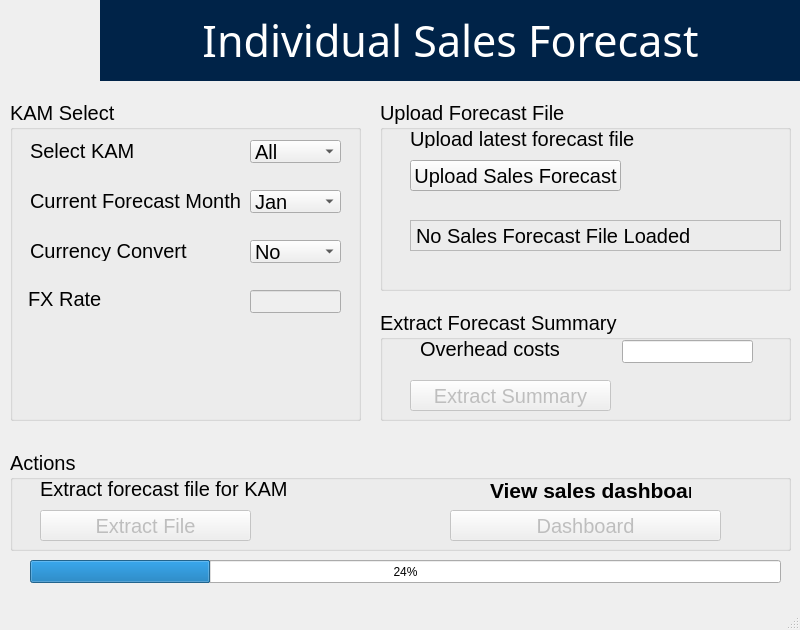
<?xml version="1.0" encoding="UTF-8"?>
<ui version="4.0">
 <class>individual_forecast</class>
 <widget class="QMainWindow" name="individual_forecast">
  <property name="geometry">
   <rect>
    <x>0</x>
    <y>0</y>
    <width>800</width>
    <height>630</height>
   </rect>
  </property>
  <property name="minimumSize">
   <size>
    <width>800</width>
    <height>600</height>
   </size>
  </property>
  <property name="maximumSize">
   <size>
    <width>800</width>
    <height>640</height>
   </size>
  </property>
  <property name="windowTitle">
   <string>MainWindow</string>
  </property>
  <widget class="QWidget" name="centralwidget">
   <widget class="QLabel" name="app_title">
    <property name="geometry">
     <rect>
      <x>100</x>
      <y>0</y>
      <width>701</width>
      <height>81</height>
     </rect>
    </property>
    <property name="maximumSize">
     <size>
      <width>16777215</width>
      <height>16777215</height>
     </size>
    </property>
    <property name="font">
     <font>
      <family>MS Reference Sans Serif</family>
      <pointsize>32</pointsize>
      <weight>50</weight>
      <bold>false</bold>
      <kerning>true</kerning>
     </font>
    </property>
    <property name="styleSheet">
     <string notr="true">background-color: rgb(0, 35, 72);
color: rgb(255, 255, 255);</string>
    </property>
    <property name="frameShape">
     <enum>QFrame::NoFrame</enum>
    </property>
    <property name="frameShadow">
     <enum>QFrame::Plain</enum>
    </property>
    <property name="midLineWidth">
     <number>0</number>
    </property>
    <property name="text">
     <string>Individual Sales Forecast</string>
    </property>
    <property name="textFormat">
     <enum>Qt::PlainText</enum>
    </property>
    <property name="alignment">
     <set>Qt::AlignCenter</set>
    </property>
    <property name="wordWrap">
     <bool>false</bool>
    </property>
   </widget>
   <widget class="QLabel" name="label">
    <property name="geometry">
     <rect>
      <x>0</x>
      <y>0</y>
      <width>101</width>
      <height>81</height>
     </rect>
    </property>
    <property name="text">
     <string/>
    </property>
    <property name="pixmap">
     <pixmap>Images/DoehlerLogo.png</pixmap>
    </property>
    <property name="scaledContents">
     <bool>true</bool>
    </property>
   </widget>
   <widget class="QGroupBox" name="selection_box">
    <property name="geometry">
     <rect>
      <x>10</x>
      <y>100</y>
      <width>351</width>
      <height>321</height>
     </rect>
    </property>
    <property name="font">
     <font>
      <pointsize>15</pointsize>
     </font>
    </property>
    <property name="title">
     <string>KAM Select</string>
    </property>
    <widget class="QLabel" name="kam_label">
     <property name="geometry">
      <rect>
       <x>20</x>
       <y>40</y>
       <width>161</width>
       <height>21</height>
      </rect>
     </property>
     <property name="font">
      <font>
       <pointsize>15</pointsize>
      </font>
     </property>
     <property name="text">
      <string>Select KAM</string>
     </property>
    </widget>
    <widget class="QComboBox" name="kam_box">
     <property name="geometry">
      <rect>
       <x>240</x>
       <y>40</y>
       <width>91</width>
       <height>23</height>
      </rect>
     </property>
     <property name="font">
      <font>
       <pointsize>15</pointsize>
      </font>
     </property>
     <item>
      <property name="text">
       <string>All</string>
      </property>
     </item>
     <item>
      <property name="text">
       <string>Seiichi Hiyoshi</string>
      </property>
     </item>
     <item>
      <property name="text">
       <string>Takao Yamamoto</string>
      </property>
     </item>
     <item>
      <property name="text">
       <string>Yasuhiko Suzuki</string>
      </property>
     </item>
     <item>
      <property name="text">
       <string>Kota Takahashi</string>
      </property>
     </item>
    </widget>
    <widget class="QComboBox" name="month_box">
     <property name="geometry">
      <rect>
       <x>240</x>
       <y>90</y>
       <width>91</width>
       <height>23</height>
      </rect>
     </property>
     <property name="font">
      <font>
       <pointsize>15</pointsize>
      </font>
     </property>
     <item>
      <property name="text">
       <string>Jan</string>
      </property>
     </item>
     <item>
      <property name="text">
       <string>Feb</string>
      </property>
     </item>
     <item>
      <property name="text">
       <string>Mar</string>
      </property>
     </item>
     <item>
      <property name="text">
       <string>Apr</string>
      </property>
     </item>
     <item>
      <property name="text">
       <string>May</string>
      </property>
     </item>
     <item>
      <property name="text">
       <string>Jun</string>
      </property>
     </item>
     <item>
      <property name="text">
       <string>Jul</string>
      </property>
     </item>
     <item>
      <property name="text">
       <string>Aug</string>
      </property>
     </item>
     <item>
      <property name="text">
       <string>Sep</string>
      </property>
     </item>
     <item>
      <property name="text">
       <string>Oct</string>
      </property>
     </item>
     <item>
      <property name="text">
       <string>Nov</string>
      </property>
     </item>
     <item>
      <property name="text">
       <string>Dec</string>
      </property>
     </item>
    </widget>
    <widget class="QLabel" name="month_label">
     <property name="geometry">
      <rect>
       <x>20</x>
       <y>90</y>
       <width>221</width>
       <height>21</height>
      </rect>
     </property>
     <property name="font">
      <font>
       <pointsize>15</pointsize>
      </font>
     </property>
     <property name="text">
      <string>Current Forecast Month</string>
     </property>
    </widget>
    <widget class="QLabel" name="currency_label">
     <property name="geometry">
      <rect>
       <x>20</x>
       <y>140</y>
       <width>181</width>
       <height>21</height>
      </rect>
     </property>
     <property name="font">
      <font>
       <pointsize>15</pointsize>
      </font>
     </property>
     <property name="text">
      <string>Currency Convert</string>
     </property>
    </widget>
    <widget class="QComboBox" name="currency_box">
     <property name="geometry">
      <rect>
       <x>240</x>
       <y>140</y>
       <width>91</width>
       <height>23</height>
      </rect>
     </property>
     <property name="font">
      <font>
       <pointsize>15</pointsize>
      </font>
     </property>
     <item>
      <property name="text">
       <string>No</string>
      </property>
     </item>
     <item>
      <property name="text">
       <string>Yes</string>
      </property>
     </item>
    </widget>
    <widget class="QLabel" name="fx_label">
     <property name="geometry">
      <rect>
       <x>18</x>
       <y>190</y>
       <width>141</width>
       <height>18</height>
      </rect>
     </property>
     <property name="font">
      <font>
       <pointsize>15</pointsize>
      </font>
     </property>
     <property name="text">
      <string>FX Rate</string>
     </property>
    </widget>
    <widget class="QLineEdit" name="fx_edit">
     <property name="enabled">
      <bool>false</bool>
     </property>
     <property name="geometry">
      <rect>
       <x>240</x>
       <y>190</y>
       <width>91</width>
       <height>23</height>
      </rect>
     </property>
     <property name="text">
      <string/>
     </property>
    </widget>
   </widget>
   <widget class="QGroupBox" name="actions_box">
    <property name="geometry">
     <rect>
      <x>10</x>
      <y>450</y>
      <width>781</width>
      <height>101</height>
     </rect>
    </property>
    <property name="font">
     <font>
      <pointsize>15</pointsize>
     </font>
    </property>
    <property name="title">
     <string>Actions</string>
    </property>
    <widget class="QLabel" name="extract_label">
     <property name="geometry">
      <rect>
       <x>30</x>
       <y>30</y>
       <width>291</width>
       <height>18</height>
      </rect>
     </property>
     <property name="text">
      <string>Extract forecast file for KAM</string>
     </property>
    </widget>
    <widget class="QPushButton" name="extract_button">
     <property name="enabled">
      <bool>false</bool>
     </property>
     <property name="geometry">
      <rect>
       <x>30</x>
       <y>60</y>
       <width>211</width>
       <height>31</height>
      </rect>
     </property>
     <property name="text">
      <string>Extract File</string>
     </property>
    </widget>
    <widget class="QLabel" name="dashboard_label">
     <property name="geometry">
      <rect>
       <x>480</x>
       <y>30</y>
       <width>201</width>
       <height>20</height>
      </rect>
     </property>
     <property name="font">
      <font>
       <pointsize>16</pointsize>
       <weight>75</weight>
       <bold>true</bold>
      </font>
     </property>
     <property name="text">
      <string>View sales dashboard</string>
     </property>
    </widget>
    <widget class="QPushButton" name="dashboard_button">
     <property name="enabled">
      <bool>false</bool>
     </property>
     <property name="geometry">
      <rect>
       <x>440</x>
       <y>60</y>
       <width>271</width>
       <height>31</height>
      </rect>
     </property>
     <property name="text">
      <string>Dashboard</string>
     </property>
    </widget>
   </widget>
   <widget class="QGroupBox" name="upload_box">
    <property name="geometry">
     <rect>
      <x>380</x>
      <y>100</y>
      <width>411</width>
      <height>191</height>
     </rect>
    </property>
    <property name="font">
     <font>
      <pointsize>15</pointsize>
     </font>
    </property>
    <property name="title">
     <string>Upload Forecast File</string>
    </property>
    <widget class="QLabel" name="upload_label">
     <property name="geometry">
      <rect>
       <x>30</x>
       <y>30</y>
       <width>491</width>
       <height>18</height>
      </rect>
     </property>
     <property name="text">
      <string>Upload latest forecast file</string>
     </property>
    </widget>
    <widget class="QLabel" name="uploaded_label">
     <property name="geometry">
      <rect>
       <x>30</x>
       <y>120</y>
       <width>371</width>
       <height>31</height>
      </rect>
     </property>
     <property name="font">
      <font>
       <pointsize>15</pointsize>
      </font>
     </property>
     <property name="frameShape">
      <enum>QFrame::StyledPanel</enum>
     </property>
     <property name="text">
      <string>No Sales Forecast File Loaded</string>
     </property>
    </widget>
    <widget class="QPushButton" name="upload_button">
     <property name="geometry">
      <rect>
       <x>30</x>
       <y>60</y>
       <width>211</width>
       <height>31</height>
      </rect>
     </property>
     <property name="text">
      <string>Upload Sales Forecast</string>
     </property>
    </widget>
   </widget>
   <widget class="QGroupBox" name="forecast_box">
    <property name="geometry">
     <rect>
      <x>380</x>
      <y>310</y>
      <width>411</width>
      <height>111</height>
     </rect>
    </property>
    <property name="font">
     <font>
      <pointsize>15</pointsize>
     </font>
    </property>
    <property name="title">
     <string>Extract Forecast Summary</string>
    </property>
    <widget class="QLabel" name="overhead_label">
     <property name="geometry">
      <rect>
       <x>40</x>
       <y>30</y>
       <width>141</width>
       <height>18</height>
      </rect>
     </property>
     <property name="text">
      <string>Overhead costs</string>
     </property>
    </widget>
    <widget class="QPushButton" name="summary_button">
     <property name="enabled">
      <bool>false</bool>
     </property>
     <property name="geometry">
      <rect>
       <x>30</x>
       <y>70</y>
       <width>201</width>
       <height>31</height>
      </rect>
     </property>
     <property name="text">
      <string>Extract Summary</string>
     </property>
    </widget>
    <widget class="QLineEdit" name="overhead_edit">
     <property name="geometry">
      <rect>
       <x>242</x>
       <y>30</y>
       <width>131</width>
       <height>23</height>
      </rect>
     </property>
     <property name="text">
      <string/>
     </property>
    </widget>
   </widget>
   <widget class="QProgressBar" name="progressBar">
    <property name="geometry">
     <rect>
      <x>30</x>
      <y>560</y>
      <width>751</width>
      <height>23</height>
     </rect>
    </property>
    <property name="value">
     <number>24</number>
    </property>
   </widget>
  </widget>
  <widget class="QMenuBar" name="menubar">
   <property name="geometry">
    <rect>
     <x>0</x>
     <y>0</y>
     <width>800</width>
     <height>22</height>
    </rect>
   </property>
  </widget>
  <widget class="QStatusBar" name="statusbar"/>
 </widget>
 <resources/>
 <connections/>
</ui>
